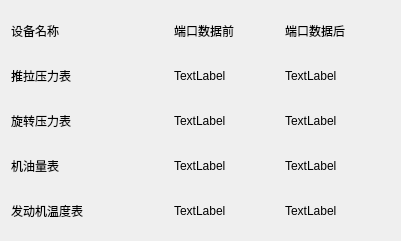
     <widget class="QWidget" name="layoutWidget_6">
      <property name="geometry">
       <rect>
        <x>1240</x>
        <y>300</y>
        <width>401</width>
        <height>241</height>
       </rect>
      </property>
      <layout class="QGridLayout" name="gridLayout_20" columnstretch="3,2,2">
       <item row="0" column="0">
        <widget class="QLabel" name="label_340">
         <property name="sizePolicy">
          <sizepolicy hsizetype="Expanding" vsizetype="Expanding">
           <horstretch>0</horstretch>
           <verstretch>0</verstretch>
          </sizepolicy>
         </property>
         <property name="text">
          <string>设备名称</string>
         </property>
        </widget>
       </item>
       <item row="0" column="1">
        <widget class="QLabel" name="label_341">
         <property name="sizePolicy">
          <sizepolicy hsizetype="Expanding" vsizetype="Expanding">
           <horstretch>0</horstretch>
           <verstretch>0</verstretch>
          </sizepolicy>
         </property>
         <property name="text">
          <string>端口数据前</string>
         </property>
        </widget>
       </item>
       <item row="0" column="2">
        <widget class="QLabel" name="label_342">
         <property name="sizePolicy">
          <sizepolicy hsizetype="Expanding" vsizetype="Expanding">
           <horstretch>0</horstretch>
           <verstretch>0</verstretch>
          </sizepolicy>
         </property>
         <property name="text">
          <string>端口数据后</string>
         </property>
        </widget>
       </item>
       <item row="1" column="0">
        <widget class="QLabel" name="label_343">
         <property name="sizePolicy">
          <sizepolicy hsizetype="Expanding" vsizetype="Expanding">
           <horstretch>0</horstretch>
           <verstretch>0</verstretch>
          </sizepolicy>
         </property>
         <property name="text">
          <string>推拉压力表</string>
         </property>
        </widget>
       </item>
       <item row="2" column="0">
        <widget class="QLabel" name="label_344">
         <property name="sizePolicy">
          <sizepolicy hsizetype="Expanding" vsizetype="Expanding">
           <horstretch>0</horstretch>
           <verstretch>0</verstretch>
          </sizepolicy>
         </property>
         <property name="text">
          <string>旋转压力表</string>
         </property>
        </widget>
       </item>
       <item row="3" column="0">
        <widget class="QLabel" name="label_345">
         <property name="sizePolicy">
          <sizepolicy hsizetype="Expanding" vsizetype="Expanding">
           <horstretch>0</horstretch>
           <verstretch>0</verstretch>
          </sizepolicy>
         </property>
         <property name="text">
          <string>机油量表</string>
         </property>
        </widget>
       </item>
       <item row="4" column="0">
        <widget class="QLabel" name="label_354">
         <property name="sizePolicy">
          <sizepolicy hsizetype="Expanding" vsizetype="Expanding">
           <horstretch>0</horstretch>
           <verstretch>0</verstretch>
          </sizepolicy>
         </property>
         <property name="text">
          <string>发动机温度表</string>
         </property>
        </widget>
       </item>
       <item row="1" column="1">
        <widget class="QLabel" name="label_355">
         <property name="sizePolicy">
          <sizepolicy hsizetype="Expanding" vsizetype="Expanding">
           <horstretch>0</horstretch>
           <verstretch>0</verstretch>
          </sizepolicy>
         </property>
         <property name="text">
          <string>TextLabel</string>
         </property>
        </widget>
       </item>
       <item row="1" column="2">
        <widget class="QLabel" name="label_356">
         <property name="sizePolicy">
          <sizepolicy hsizetype="Expanding" vsizetype="Expanding">
           <horstretch>0</horstretch>
           <verstretch>0</verstretch>
          </sizepolicy>
         </property>
         <property name="text">
          <string>TextLabel</string>
         </property>
        </widget>
       </item>
       <item row="2" column="1">
        <widget class="QLabel" name="label_357">
         <property name="sizePolicy">
          <sizepolicy hsizetype="Expanding" vsizetype="Expanding">
           <horstretch>0</horstretch>
           <verstretch>0</verstretch>
          </sizepolicy>
         </property>
         <property name="text">
          <string>TextLabel</string>
         </property>
        </widget>
       </item>
       <item row="2" column="2">
        <widget class="QLabel" name="label_358">
         <property name="sizePolicy">
          <sizepolicy hsizetype="Expanding" vsizetype="Expanding">
           <horstretch>0</horstretch>
           <verstretch>0</verstretch>
          </sizepolicy>
         </property>
         <property name="text">
          <string>TextLabel</string>
         </property>
        </widget>
       </item>
       <item row="3" column="1">
        <widget class="QLabel" name="label_359">
         <property name="sizePolicy">
          <sizepolicy hsizetype="Expanding" vsizetype="Expanding">
           <horstretch>0</horstretch>
           <verstretch>0</verstretch>
          </sizepolicy>
         </property>
         <property name="text">
          <string>TextLabel</string>
         </property>
        </widget>
       </item>
       <item row="3" column="2">
        <widget class="QLabel" name="label_360">
         <property name="sizePolicy">
          <sizepolicy hsizetype="Expanding" vsizetype="Expanding">
           <horstretch>0</horstretch>
           <verstretch>0</verstretch>
          </sizepolicy>
         </property>
         <property name="text">
          <string>TextLabel</string>
         </property>
        </widget>
       </item>
       <item row="4" column="1">
        <widget class="QLabel" name="label_361">
         <property name="sizePolicy">
          <sizepolicy hsizetype="Expanding" vsizetype="Expanding">
           <horstretch>0</horstretch>
           <verstretch>0</verstretch>
          </sizepolicy>
         </property>
         <property name="text">
          <string>TextLabel</string>
         </property>
        </widget>
       </item>
       <item row="4" column="2">
        <widget class="QLabel" name="label_374">
         <property name="sizePolicy">
          <sizepolicy hsizetype="Expanding" vsizetype="Expanding">
           <horstretch>0</horstretch>
           <verstretch>0</verstretch>
          </sizepolicy>
         </property>
         <property name="text">
          <string>TextLabel</string>
         </property>
        </widget>
       </item>
      </layout>
     </widget>
